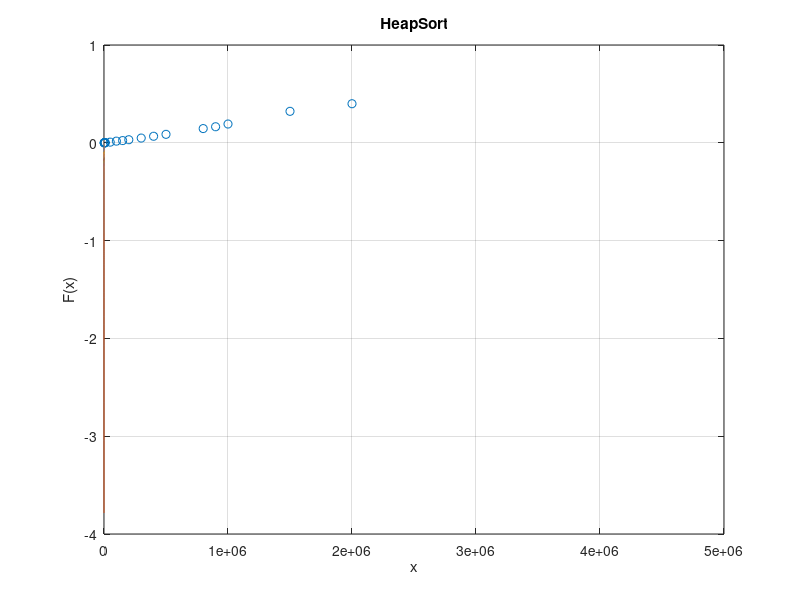

This chart was generated by the following MATLAB code:
%%VALORES DE X
x=[1000 2000 3000 4000 5000 8000 10000 50000 100000 150000 200000 300000 400000 500000 800000 900000 1000000 1500000 2000000];

%%VALORES DE y = F(x) en Milisegundos
y=[0.0000879765 0.0001869202 0.0003659725 0.0004088879 0.0005259514 0.0008850098 0.0011348724 0.0066671371 0.0170450211 0.0226290226 0.0314779282 0.0484740734 0.0669448376 0.0865690708 0.1454358101 0.1641829014 0.1920709610 0.3217940331 0.3995490074];

%%OBTENER UN POLINOMIO QUE SE AJUSTE A LOS PUNTOS X Y Y
p = polyfit(log(x),y,3)
a=p(1);
c=p(2);
fprintf('f(x)=%f*ln(x)+%f\n',a,c);

%%SE CREA UN ESPACIO PARA REALIZAR UNA GRAFICA EN 
%%DONDE SE COMPARA LA CURVA AJUSTADA CONTRA LOS 
%%VALORES EXPERIMENTALES
xi=linspace(0,5000000,10000000);      %%ESPACIO DE PUNTOS PARA Xi
z = polyval(p,log(xi));        %%EVALUACION DE LA CURVA LOGARITMICA P EN EL ESPACIO Xi

%%SE REALIZA LA FIGURA CORRESPONDIENTE
figure(1);
plot(x,y,'o',xi,z,'-'),grid;
ylabel('F(x)');
xlabel('x');
title('HeapSort');

